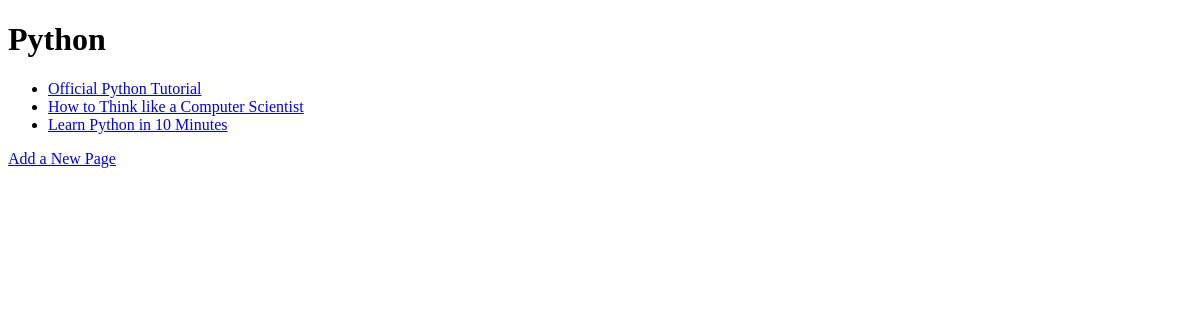
/rango/category/python/, run on an earlier commit of the app's database.
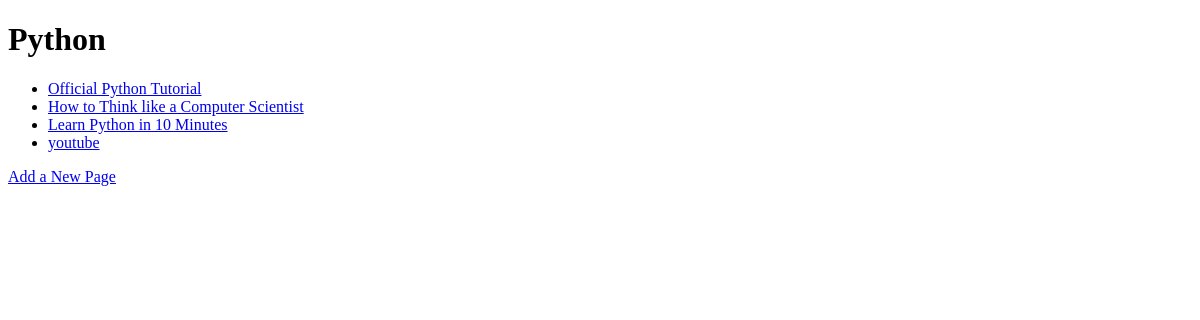
And on a later commit of the database.
### rango/models.py (models this page shows, shortened)
class Page(models.Model):
    category = models.ForeignKey(Category)
    title = models.CharField(max_length=128)
    url = models.URLField()
    views = models.IntegerField(default=0)

### rango/views.py (the view)
# urls.py: url(r'^category/(?P<category_name_slug>[\w\-]+)/$', views.category, name='category'),
def category(request, category_name_slug):
    context_dict = {}
    try:
        category = Category.objects.get(slug=category_name_slug)
        context_dict['category_name'] = category.name
        pages = Page.objects.filter(category=category)
        context_dict['pages'] = pages
        context_dict['category'] = category
    except Category.DoesNotExist:
        pass
    return render(request, 'rango/category.html', context_dict)

### templates/rango/category.html (shortened to what this page needs)
<!DOCTYPE html>
<html>
    <head>
    </head>
    <body>
        {% if category %}
        <h1>{{ category_name }}</h1>
            {% if pages %}
            <ul>
                {% for page in pages %}
                <li><a href="{{ page.url }}">{{ page.title }}</a></li>
                {% endfor %}
            </ul>
            {% else %}
                <strong>No pages currently in category.</strong>
            {% endif %}
        {% else %}
            The specified category {{ category_name }} does not exist!
        {% endif %}
		{% if category %}
		<a href="/rango/category/{{ category.slug }}/add_page/">Add a New Page</a><br />
		{% else %}
			A category by this name does not exist
		{% endif %}
	</body>
</html>

What changed in the data, as far as the page shows it:
added Page: title "youtube"
